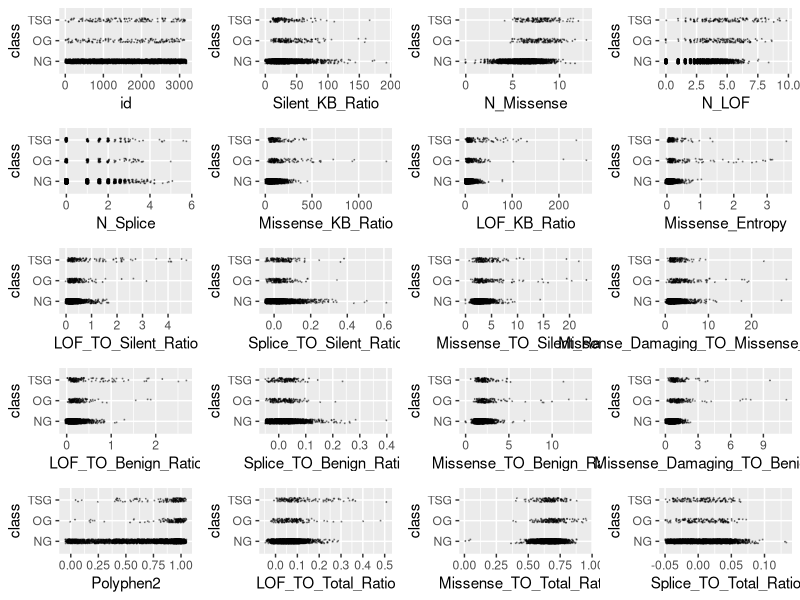
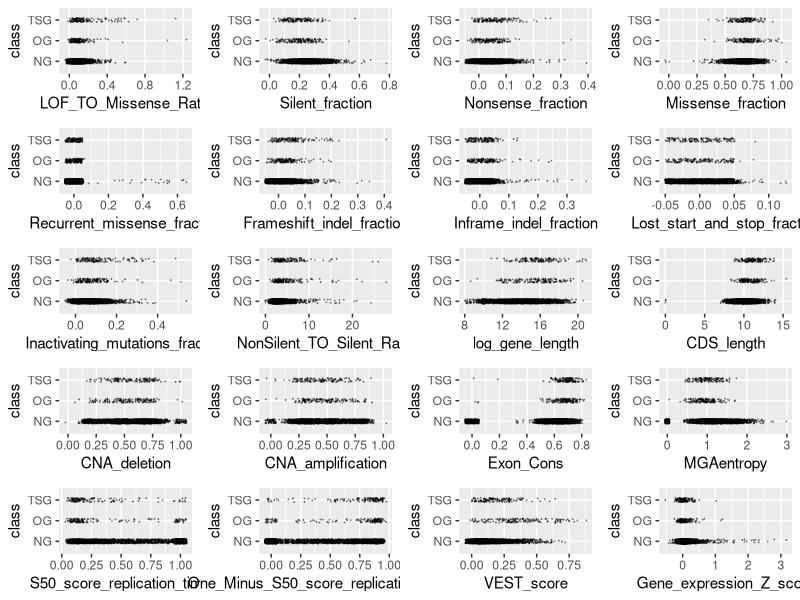
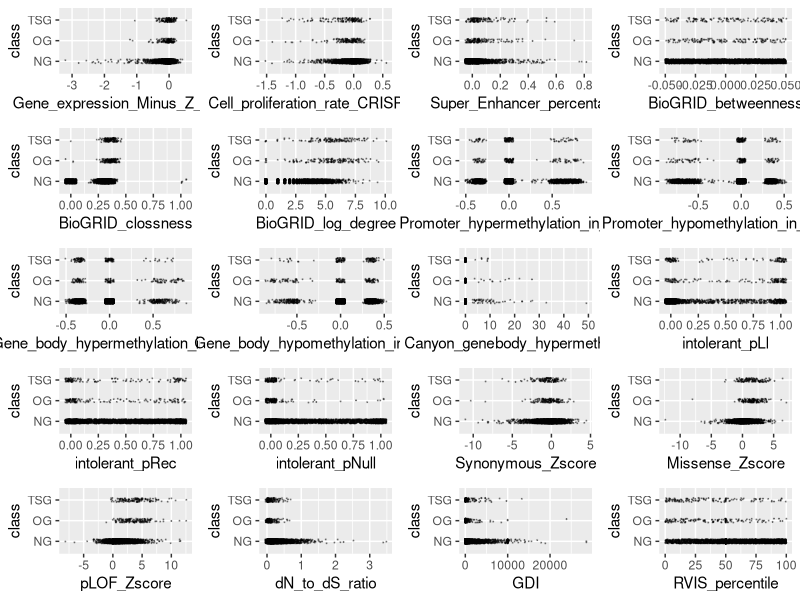
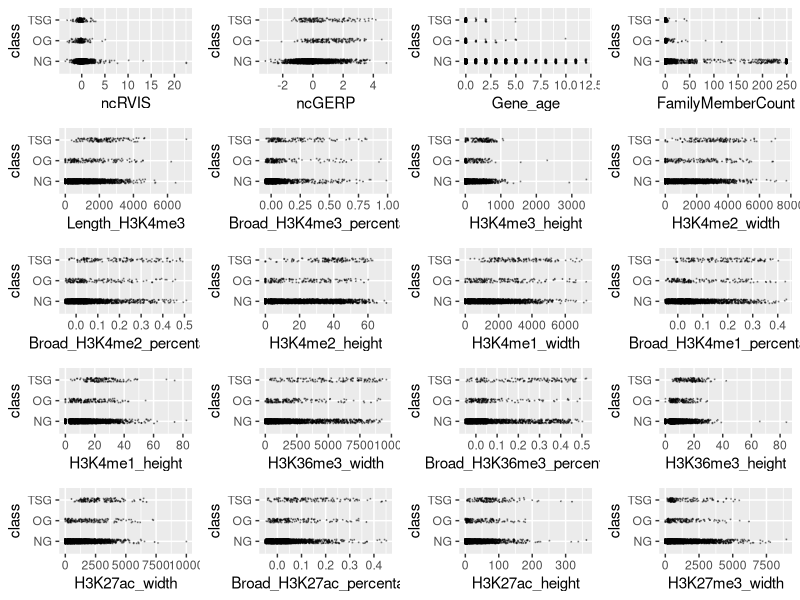
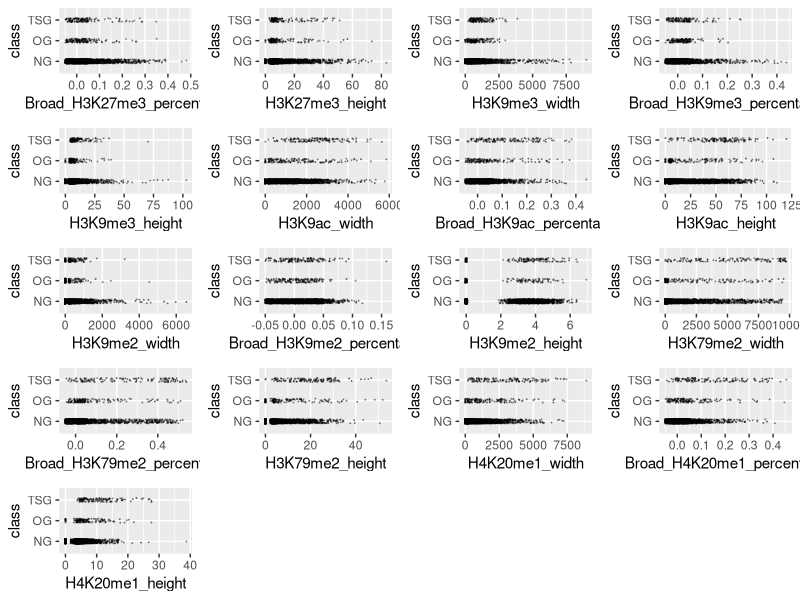
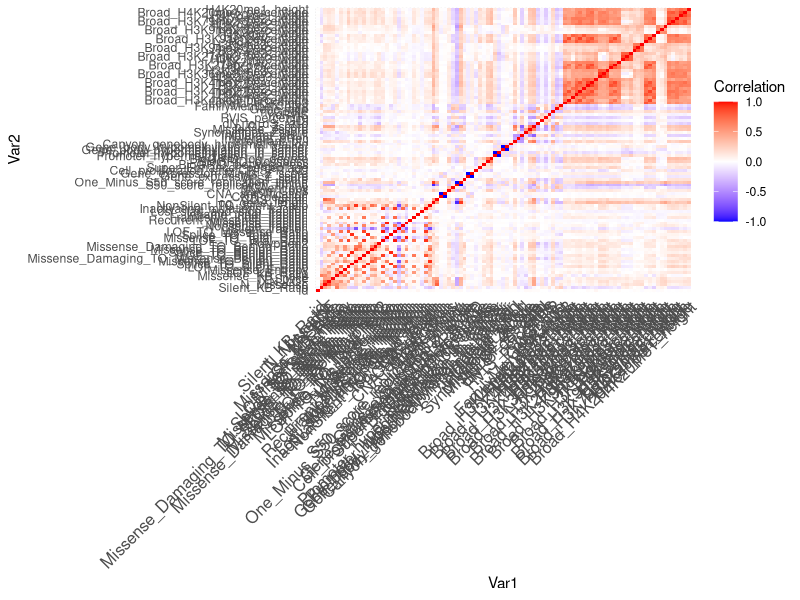
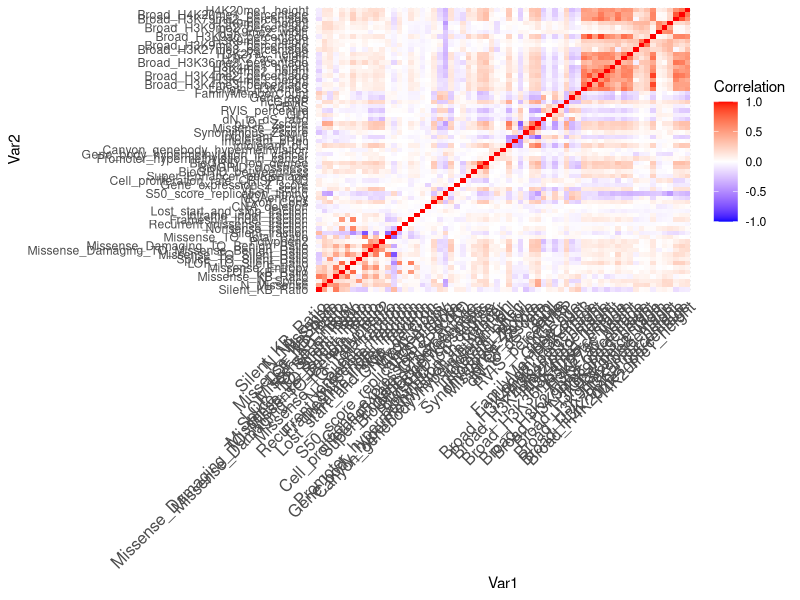
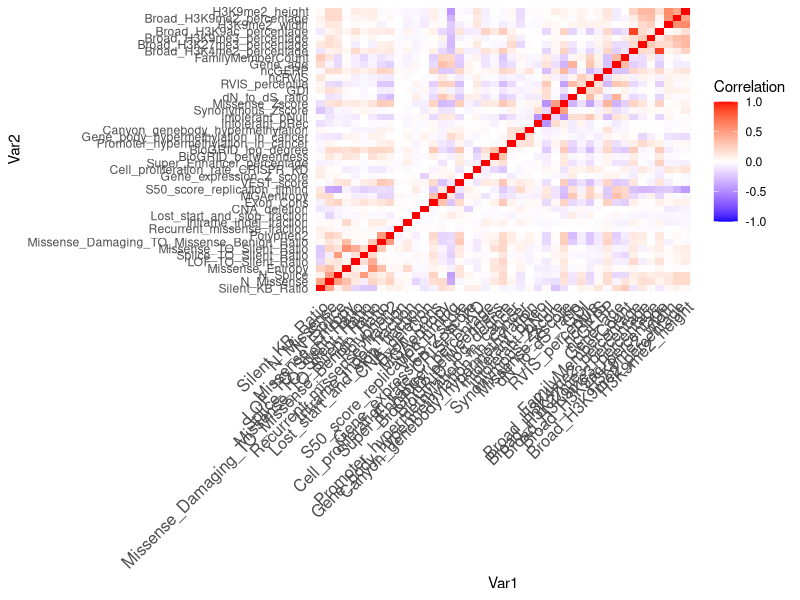

Recreate these plots in R, in order. (Note: a time limit stopped this script after it produced the figures.)
## ---- chunk 1
knitr::opts_chunk$set(echo = TRUE, comment = NA)
## ---- chunk 2
training <- read.csv("training.csv", stringsAsFactors = TRUE)
training$class <- factor(training$class)
levels(training$class) <- c("NG", "OG", "TSG")
# Create an outlier function
outlier <- function(data) {
  low <- mean(data) - 3 * sd(data)
  high <- mean(data) + 3 * sd(data)
  which(data < low | data > high)
}
# library(ggplot2)
# scatter <- function(var) {
#   ggplot(training, aes_string(var, "class")) +
#     geom_jitter(width = 0.05, height = 0.1, size = 0.1,
#                 colour = rgb(0, 0, 0, alpha = 1 / 3))
# }
# scat_plot <- lapply(names(training)[-99], scatter)
# library(gridExtra)
# grid.arrange(grobs = scat_plot[1:20], ncol = 4)
# grid.arrange(grobs = scat_plot[21:40], ncol = 4)
# grid.arrange(grobs = scat_plot[41:60], ncol = 4)
# grid.arrange(grobs = scat_plot[61:80], ncol = 4)
# grid.arrange(grobs = scat_plot[81:98], ncol = 4)
outliers <- table(unlist(lapply(training[,-99], outlier)))
outlier_index <- sort(outliers, decreasing = TRUE)
# Remove 50 most common outliers (i.e. outliers across multiple predictors)
training <- training[-as.numeric(names(outlier_index)[1:50]),]

# The below variables had outstanding outliers which we chose to remove
sort(training$Missense_TO_Silent_Ratio, decreasing = TRUE)[1:10]
training <- training[-which(training$Missense_TO_Silent_Ratio > 100), ]
sort(training$Missense_KB_Ratio, decreasing = TRUE)[1:10]
training <- training[-which(training$Missense_KB_Ratio > 2000), ]
sort(training$LOF_TO_Silent_Ratio, decreasing = TRUE)[1:10]
training <- training[-which(training$LOF_TO_Silent_Ratio > 5), ]
sort(training$Gene_expression_Z_score, decreasing = TRUE)[1:10]
training <- training[-which(training$Gene_expression_Z_score > 4), ]
sort(training$dN_to_dS_ratio, decreasing = TRUE)[1:10]
training <- training[-which(training$dN_to_dS_ratio > 5),]
sort(training$Silent_KB_Ratio, decreasing = TRUE)[1:10]
training <- training[-which(training$Silent_KB_Ratio > 200), ]
sort(training$Lost_start_and_stop_fraction, decreasing = TRUE)[1:10]
training <- training[-which(training$Lost_start_and_stop_fraction > 0.2),]
sort(training$Synonymous_Zscore, decreasing = FALSE)[1:10]
training <- training[-which(training$Synonymous_Zscore < -15), ]
numeric_training <- training[,-99]

# Lots of zeroes for some observations, so removed those observations with quite a few zeroes across predictor variables
n_zeroes <- rep(NA, nrow(numeric_training))

for(i in seq_len(nrow(numeric_training))){
  row_i_zeroes <- 0
  for(j in seq_len(ncol(numeric_training))){
    if(round(numeric_training[i,j], digits = 5) == 0){
      row_i_zeroes <- row_i_zeroes + 1
    }
  }
  n_zeroes[i] <- row_i_zeroes
}
training <- training[n_zeroes <= ncol(training) / 2, ]
# Remove 1 of 2 variables that have r value of 1 or -1 (i.e. perfectly correlated)
perf_corr <- which(abs(cor(training[,-99])) == 1, arr.ind = TRUE)
which(perf_corr[,1] != perf_corr[,2])
training <- training[, -43]
## ---- chunk 3
library(ggplot2)
scatter <- function(var) {
  ggplot(training, aes_string(var, "class")) +
    geom_jitter(width = 0.05, height = 0.1, size = 0.1,
                colour = rgb(0, 0, 0, alpha = 1 / 3))
}
scat_plot <- lapply(names(training)[-98], scatter)
library(gridExtra)
grid.arrange(grobs = scat_plot[1:20], ncol = 4)
grid.arrange(grobs = scat_plot[21:40], ncol = 4)
grid.arrange(grobs = scat_plot[41:60], ncol = 4)
grid.arrange(grobs = scat_plot[61:80], ncol = 4)
grid.arrange(grobs = scat_plot[81:97], ncol = 4)
## ---- chunk 4
library(dplyr)
#function to calculate wca
score <- function (conf_mat) {
  print(sum(diag(conf_mat) * c(1, 20, 20)))
  print(sum(diag(conf_mat) * c(1, 20, 20)) / sum(apply(conf_mat, 2, sum) * c(1, 20, 20)))
}

# Set new threshold to account for unbalanced data
classify <- function(probs, k) {
  if (any(probs[2:3] > k)) {
    subset <- probs[2:3]
    output <- which(subset == max(subset))
    if (length(output) > 1) {
        output <- sample(1:2, 1)
    }
  } else {
    output <- 0
  }
  output
}
## ---- chunk 5
library(dplyr)
library(caret)
set.seed(12)
mn <- nnet::multinom(class ~ ., data = training, model = TRUE)
tidymn <- broom::tidy(mn) %>% arrange(p.value)
tidymn <- tidymn %>% filter(p.value < 0.05 / nrow(tidymn))
terms <- unique(tidymn$term)[-1]
library(dplyr)
sig <- logical(97)
names(sig) <- names(training)[-98]
k <- 1
diffs <- logical(97)
for (var in names(training)[-98]) {
  model <- aov(training[[var]] ~ factor(training$class))
  sig[k] <- summary(model)[[1]][1, 5]
  diffs[k] <- all(TukeyHSD(model)$`factor(training$class)`[, 4] < 0.05 / 97)
  k <- k + 1
}
sort(sig[diffs])
score <- function (conf_mat) {
  sum(diag(conf_mat) * c(1, 20, 20)) / sum(apply(conf_mat, 2, sum) * c(1, 20, 20))
}

sig_terms <- names(sort(sig[diffs]))
combo_terms <- table(c(terms, sig_terms)) == 2
final_terms <- names(combo_terms[combo_terms])
term_mat <- cor(training %>% select(all_of(final_terms)))
ind_terms <- final_terms[-c(1, 3, 4, 5, 10, 11, 13, 14, 15, 17)]

vars <- training
cor_mtx <- round(cor(vars[, names(vars) != "class"]), 2)
library(reshape2)
melted_cor_mtx <- melt(cor_mtx)
cor_heatmap <- ggplot(data = melted_cor_mtx, aes(x = Var1, y = Var2, fill = value)) + geom_tile()
cor_heatmap <- cor_heatmap +
  scale_fill_gradient2(low = "blue", high = "red", mid = "white",
                       midpoint = 0, limit = c(-1, 1), space = "Lab", name="Correlation") + 
  theme_minimal() +
  theme(axis.text.x = element_text(angle = 45, vjust = 1, size = 12, hjust = 1))
cor_heatmap

which(abs(cor_mtx) > 0.75, arr.ind = TRUE)
# Eliminate all but one of a set of variables highly correlated with one another
vars <- vars[, -c(1, 4, 32, 13, 18, 21, 29, 14, 20, 15, 30,
                  15, 24, 31, 38, 34, 41, 48, 50, 68, 86, 88,
                  71, 72, 78, 74, 76, 80, 82, 83, 92, 94, 95)]
cor_mtx <- round(cor(vars[, names(vars) != "class"]), 2)
library(reshape2)
melted_cor_mtx <- melt(cor_mtx)
cor_heatmap <- ggplot(data = melted_cor_mtx, aes(x = Var1, y = Var2, fill = value)) + geom_tile()
cor_heatmap <- cor_heatmap +
  scale_fill_gradient2(low = "blue", high = "red", mid = "white",
                       midpoint = 0, limit = c(-1, 1), space = "Lab", name="Correlation") + 
  theme_minimal() +
  theme(axis.text.x = element_text(angle = 45, vjust = 1, size = 12, hjust = 1))
cor_heatmap


which(abs(cor_mtx) > 0.6, arr.ind = TRUE)
# Eliminate all but one of a set of variables highly correlated with one another
vars <- vars[, -c(4, 5, 15, 17, 11, 13, 14, 29, 39, 47,
                  48, 51, 49, 54, 55, 52, 58, 63, 65,
                  34, 64, 53)]

cor_mtx <- round(cor(vars[, names(vars) != "class"]), 2)
library(reshape2)
melted_cor_mtx <- melt(cor_mtx)
cor_heatmap <- ggplot(data = melted_cor_mtx, aes(x = Var1, y = Var2, fill = value)) + geom_tile()
cor_heatmap <- cor_heatmap +
  scale_fill_gradient2(low = "blue", high = "red", mid = "white",
                       midpoint = 0, limit = c(-1, 1), space = "Lab", name="Correlation") + 
  theme_minimal() +
  theme(axis.text.x = element_text(angle = 45, vjust = 1, size = 12, hjust = 1))
cor_heatmap

set.seed(12)
mn <- nnet::multinom(class ~ ., data = vars, model = TRUE)
tidymn <- broom::tidy(mn) %>% arrange(p.value)
tidymn <- tidymn %>% filter(p.value < 0.05 / nrow(tidymn))
terms <- unique(tidymn$term)[-1]
terms
## ---- chunk 6
vars <- training %>% select(all_of(terms), class)
set.seed(217)
thresh_list <- list()
length(thresh_list) <- 10
j <- 1
# for() loop to validate post cross-validation with WCA and varying thresholds
for (rand in ceiling(runif(10, min = 1, max = 10000000))) {
  set.seed(rand)
  vars_split <- createDataPartition(vars$class, p = 0.8, list = FALSE)
  vars_train <- vars[vars_split, ]
  vars_test <- vars[-vars_split, ]
  
  train_cont <- trainControl(method = "cv", number = 5, classProbs = TRUE, savePredictions = TRUE)
  lda_ft <- train(class ~ ., data = vars_train, method = "lda", preProc = c("center", "scale"),
                  trControl = train_cont)
  preds <- predict(lda_ft, newdata = vars_test, type = "prob")
  scores <- numeric(100)
  for (i in seq(from = 0.001, to = 0.1, by = 0.001)) {
    lda_mod <- table("pred"=apply(preds, 1, classify, k = i), "obs" = vars_test$class)
    lda_mod
    scores[i*1000] <- score(lda_mod)
  }
  thresh_list[[j]] <- scores
  j <- j + 1
}

# Plot WCA as a function of threshold for various seeds to see best threshold
thresh_vals <- c(0.001, 0.0025, 0.005, 0.01, 0.025, 0.05, 0.1)
plot(thresh_list[[1]] ~ seq(from = 0.001, to = 0.1, by = 0.001),
     type = "l", ylim = c(0.6, 0.9), col = rgb(0, 0, 0, alpha = 0.5),
     xaxt = "n", ylab = "WCA Percentage",
     xlab = "Threshold for Choosing Between (0) and (1 and 2)")
for (i in 2:10) {
  red <- 0
  green <- 0
  blue <- 0
  if (i %% 4 == 1) {red <- 0.5}
  if (i %% 4 == 2) {green <- 0.5}
  if (i %% 4 == 3) {blue <- 0.5}
  lines(seq(from = 0.001, to = 0.1, by = 0.001), thresh_list[[i]],
        col = rgb(red, green, blue, alpha = 0.5))
  
}
abline(v = thresh_vals, col = rgb(0, 0, 0, alpha = 0.5))
points(unlist(lapply(thresh_list, which.max)) * 0.001, unlist(lapply(thresh_list, max)),
       pch = 19, cex = 0.5)
axis(side = 1, at = thresh_vals, cex.axis = 0.75, las = 2)
best_thresh <- unlist(lapply(thresh_list, which.max))
median(best_thresh * 0.001)
thresh_val_scores <- matrix(nrow = 10, ncol = length(thresh_vals))
colnames(thresh_val_scores) <- thresh_vals
for (i in 1:10) {
  thresh_val_scores[i, ] <- thresh_list[[i]][thresh_vals * 1000]
}
apply(thresh_val_scores, 2, mean)
# Use threshold of 0.005 for determining when to classify as OG or TSG (highest peak)
set.seed(1248)
vars_split <- createDataPartition(vars$class, p = 0.8, list = FALSE)
vars_train <- vars[vars_split, ]
vars_test <- vars[-vars_split, ]
train_cont <- trainControl(method = "cv", number = 5,
                           classProbs = TRUE, savePredictions = TRUE)
lda_ft <- train(class ~ ., data = vars_train, method = "lda",
                preProc = c("center", "scale"), trControl = train_cont)
preds <- predict(lda_ft, newdata = vars_test, type = "prob")
lda_mod <- table("pred" = apply(preds, 1, classify, k = 0.005),
                 "obs" = vars_test$class)
lda_mod
score(lda_mod)
## ---- chunk 7
#Initialize stuff 
set.seed(420) #so we consistently generate the same random numbers
reps = 30
seeds = sample(1:999999999, size = reps, replace = FALSE)
lda_scores <- rep(NA, reps)
logistic_scores <- lda_scores

# Based on Andy's Analysis of the 32 predictors in Model 10
good_predictors <- c("Missense_Entropy", "S50_score_replication_timing")
potential_predictors <- c("Recurrent_missense_fraction", "Inframe_indel_fraction", "Lost_start_and_stop_fraction",
                          "Exon_Cons", "VEST_score",
                          "Cell_proliferation_rate_CRISPR_KD",
                          "Broad_H3K4me2_percentage", "Broad_H3K27me3_percentage",
                          "Broad_H3K9me3_percentage", "Broad_H3K9ac_percentage", "Broad_H3K9me2_percentage", 
                          "Broad_H4K20me1_percentage", "Polyphen2", "intolerant_pNull", "MGAentropy",
                          "BioGRID_log_degree", "N_Missense", "ncGERP", "intolerant_pRec")

lda_list <- vector("list", length(potential_predictors))
names(lda_list) <- potential_predictors
logistic_list <- lda_list

# Test with multiple seeds and record scores
for(j in seq_len(length(potential_predictors))){

for (i in seq_len(reps)){
  set.seed(seeds[i])
  cat("Iteration ", i, "\n") # So I don't lose my mind while waiting
  
 
  vars_subset <- vars[,c(good_predictors, potential_predictors[j], "class")]
  
  vars_split <- createDataPartition(vars_subset$class, p = 0.8, list = FALSE)
  vars_train <- vars_subset[vars_split, ]
  vars_test <- vars_subset[-vars_split, ]
  
  #LDA
  train_cont <- trainControl(method = "cv", number = 5,
                            classProbs = TRUE, savePredictions = TRUE)
  lda_ft <- train(class ~ ., data = vars_train, method = "lda",
                  preProc = c("center", "scale"), trControl = train_cont)
  preds <- predict(lda_ft, newdata = vars_test, type = "prob")
  lda_mod <- table("pred" = apply(preds, 1, classify, k = 0.005),
                   "obs" = vars_test$class)
  lda_scores[i] <- score(lda_mod)
  
  #Logistic Regression
  log_reg <- invisible(nnet::multinom(class ~ ., data = vars_train)) 

  log_preds <- predict(log_reg, newdata = vars_test, type = "probs")

  log_mod <- table("pred"=apply(log_preds, 1, classify, k = 0.005), "obs" = vars_test$class)
  
  logistic_scores[i] <- score(log_mod)
}
  lda_list[[j]] <- lda_scores
  logistic_list[[j]] <- logistic_scores
}

## ---- chunk 8
for(i in length(lda_list)){
  summary(lda_list[[i]])
}

for(i in length(lda_list)){
  summary(logistic_list[[i]])
}
## ---- chunk 9
for (i in 18:length(lda_list)){
  print(head(vars[,c(good_predictors, potential_predictors[i], "class")]))
}
## ---- chunk 10
# Write prediction model on test data
tests <- read.csv("test.csv")
preds <- predict(lda_ft, newdata = tests, type = "prob")
preds <- apply(preds, 1, classify, k = 0.005)
names(preds) <- tests$id
csv_file <- data.frame(id = tests$id,
                       class = preds)
# write.csv(csv_file, "modelpredictions13.csv", row.names = FALSE)
best_mod <- read.csv("modelpredictions12.csv")
table("Best Model" = best_mod$class, csv_file$class)
mean(best_mod$class == csv_file$class)
